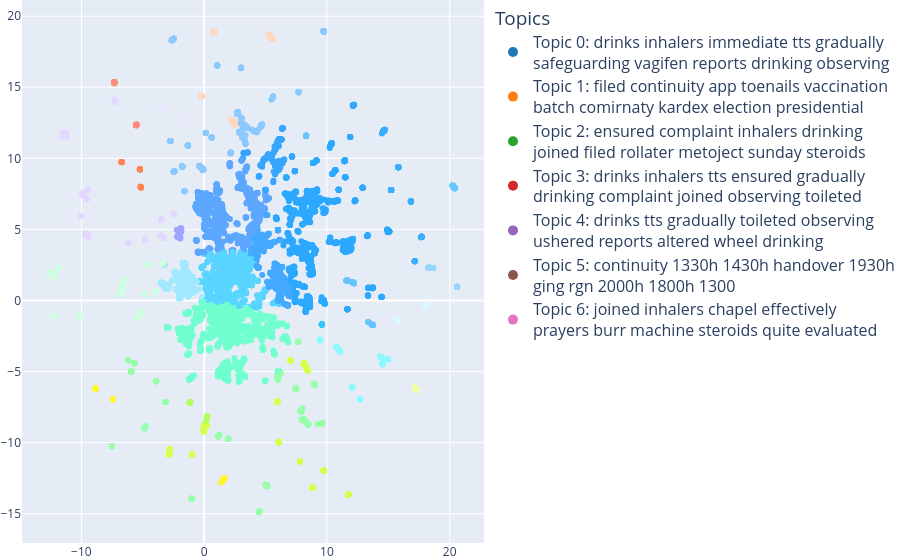

Notebook code for this chart:
### Code cell
all_matave, all_cluster_topics, all_metrics = matave_compute(all_texts)

### Figure 1 — Plotly figure (JSON) as saved in the notebook; plotly's stock layout.template omitted (floating-point values rounded to 4 significant figures; data arrays with more than 128 entries replaced by an {"elided": "..."} marker saying what was removed)
{"data": [{"customdata": {"elided": "12373x7 float values"}, "hovertemplate": "<b>%{text}</b><br>Topic 0: %{customdata[0]}<br>Topic 1: %{customdata[1]}<br>Topic 2: %{customdata[2]}<br>Topic 3: %{customdata[3]}<br>Topic 4: %{customdata[4]}<br>Topic 5: %{customdata[5]}<br>Topic 6: %{customdata[6]}", "marker": {"color": {"elided": "12373 str values"}, "opacity": 1, "size": 6}, "mode": "markers", "showlegend": false, "text": {"elided": "12373 str values"}, "type": "scatter", "x": {"elided": "12373 float values"}, "y": {"elided": "12373 float values"}}, {"marker": {"color": "#1f77b4", "size": 10}, "mode": "markers", "name": "Topic 0: drinks inhalers immediate tts gradually<br>safeguarding vagifen reports drinking observing", "showlegend": true, "type": "scatter", "x": [null], "y": [null]}, {"marker": {"color": "#ff7f0e", "size": 10}, "mode": "markers", "name": "Topic 1: filed continuity app toenails vaccination<br>batch comirnaty kardex election presidential", "showlegend": true, "type": "scatter", "x": [null], "y": [null]}, {"marker": {"color": "#2ca02c", "size": 10}, "mode": "markers", "name": "Topic 2: ensured complaint inhalers drinking<br>joined filed rollater metoject sunday steroids", "showlegend": true, "type": "scatter", "x": [null], "y": [null]}, {"marker": {"color": "#d62728", "size": 10}, "mode": "markers", "name": "Topic 3: drinks inhalers tts ensured gradually<br>drinking complaint joined observing toileted", "showlegend": true, "type": "scatter", "x": [null], "y": [null]}, {"marker": {"color": "#9467bd", "size": 10}, "mode": "markers", "name": "Topic 4: drinks tts gradually toileted observing<br>ushered reports altered wheel drinking", "showlegend": true, "type": "scatter", "x": [null], "y": [null]}, {"marker": {"color": "#8c564b", "size": 10}, "mode": "markers", "name": "Topic 5: continuity 1330h 1430h handover 1930h<br>ging rgn 2000h 1800h 1300", "showlegend": true, "type": "scatter", "x": [null], "y": [null]}, {"marker": {"color": "#e377c2", "size": 10}, "mode": "markers", "name": "Topic 6: joined inhalers chapel effectively<br>prayers burr machine steroids quite evaluated", "showlegend": true, "type": "scatter", "x": [null], "y": [null]}], "layout": {"legend": {"font": {"size": 16}, "itemclick": false, "itemdoubleclick": false, "title": {"text": "Topics"}}, "margin": {"b": 0, "l": 0, "r": 0, "t": 0}, "title": {"text": ""}}}
